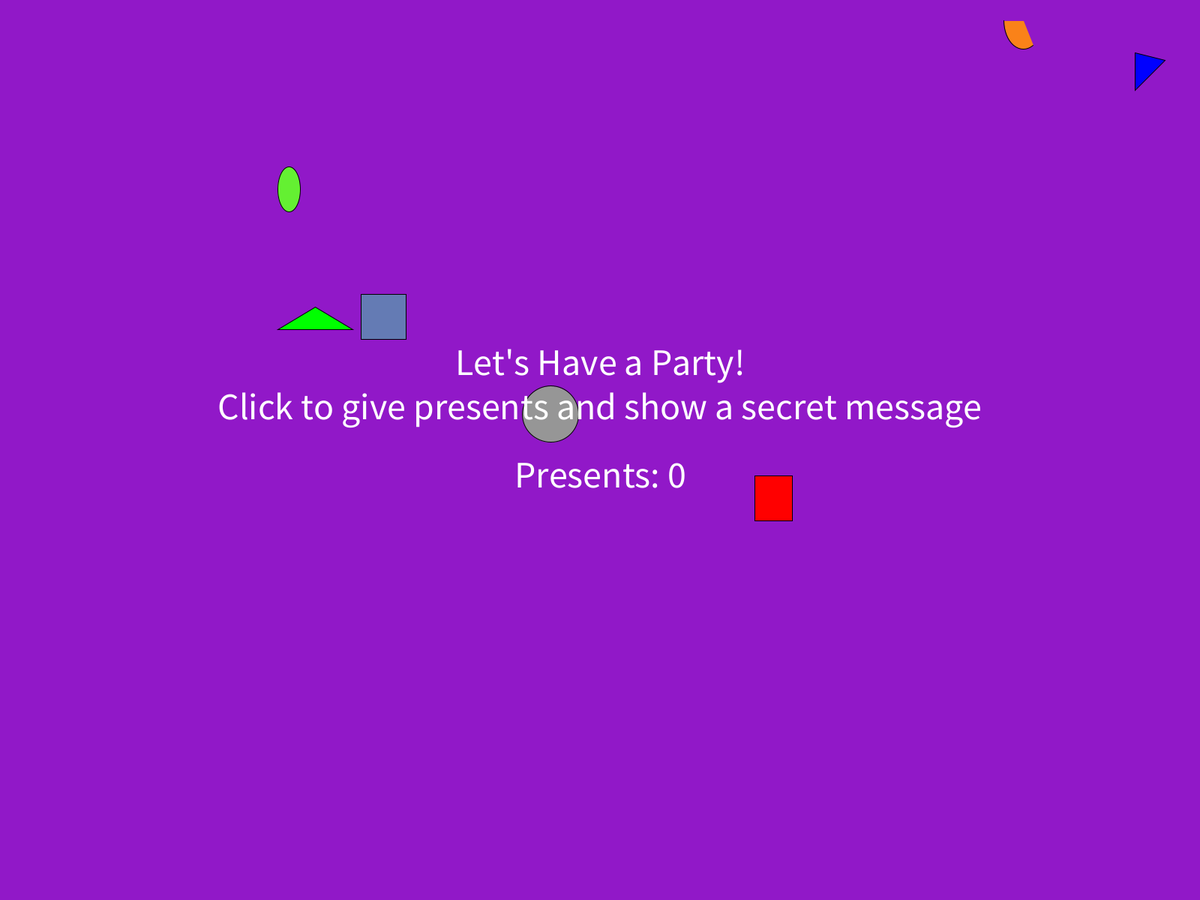
Frame 1 (no input)
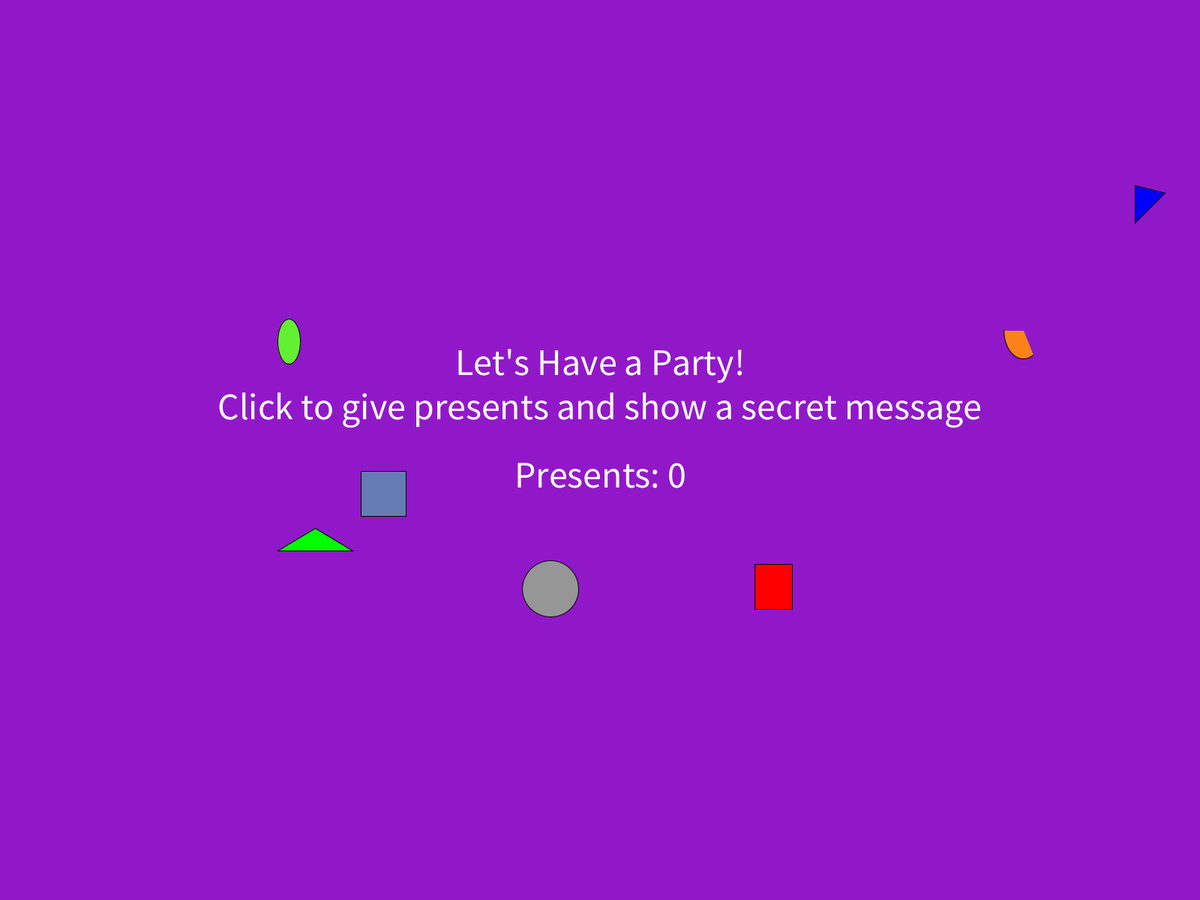
Frame 60 (the mouse pressed at the canvas centre just before this capture)
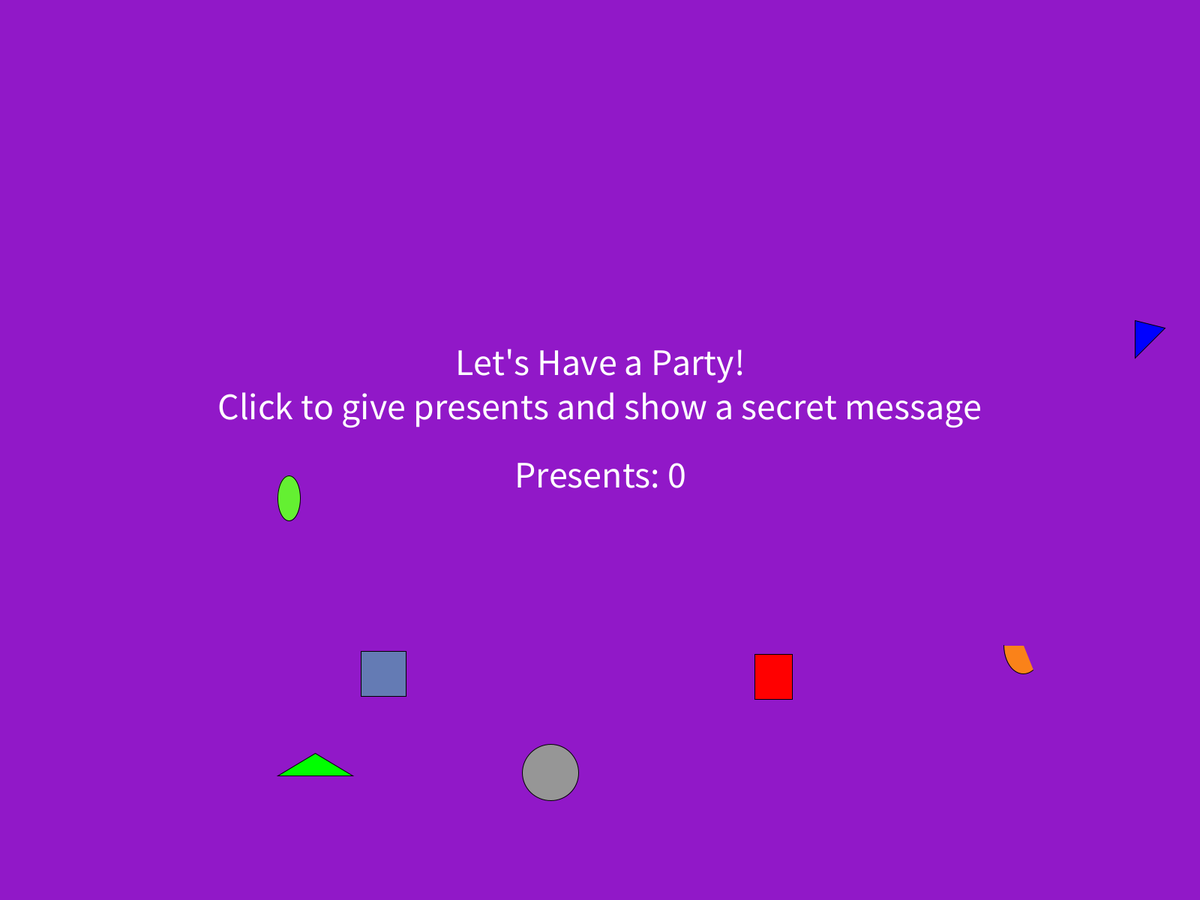
Frame 120 (the mouse held since frame 60 and released just before this capture)

The Processing sketch that drew these frames (run headless with seeded random() and noise(); from frame 60 on, the mouse is pressed at the canvas centre):

// Processing sketch: Party_Time_Examples_Solution
// ── Party_Time_Examples_Solution.pde
//Variables for storing x locations of confetti
float confetti1X;
float confetti2X;
float confetti3X;
float confetti4X;
float confetti5X;
float confetti6X;
float confetti7X;
float confetti1Y;
float confetti2Y;
float confetti3Y;
float confetti4Y;
float confetti5Y;
float confetti6Y;
float confetti7Y;
int presentCounter = 0;
//Variable that stores how visible the secret message text is
float opacity = 0;
//Variable that stores the instructions for the user
String instructions = "Let's Have a Party!\nClick to give presents and show a secret message";
String presentsText = "Presents: ";
String secretText = "This is a blasty-blast!";
void setup()
{
fullScreen();
confetti1X = random(10, width-10);
confetti2X = random(10, width-10);
confetti3X = random(10, width-10);
confetti4X = random(10, width-10);
confetti5X = random(10, width-10);
confetti6X = random(10, width-10);
confetti7X = random(10, width-10);
//Give random starting values to the y locations for the confetti pieces
confetti1Y = random(10, height);
confetti2Y = random(10, height);
confetti3Y = random(10, height);
confetti4Y = random(10, height);
confetti5Y = random(10, height);
confetti6Y = random(10, height);
confetti7Y = random(10, height);
//Make shapes and text be drawn with their center being the point given
rectMode(CENTER);
ellipseMode(CENTER);
textAlign(CENTER);
}
void draw()
{
//Set the background to a purple colour
background(145, 24, 200);
fill(255, 0, 0);
rect(confetti1X, confetti1Y, 50, 60);
//Draw confetti 2
fill(0, 255, 0);
triangle(confetti2X, confetti2Y, confetti2X - 50, confetti2Y + 30, confetti2X + 50, confetti2Y + 30);
//Draw confetti 3
fill(0, 0, 255);
triangle(confetti3X, confetti3Y, confetti3X, confetti3Y - 50, confetti3X + 40, confetti3Y - 40);
fill(100, 240, 50);
ellipse(confetti4X, confetti4Y, 30, 60);
fill(250, 130, 25);
arc(confetti5X, confetti5Y, 52, 75, PI/3, PI);
fill(100, 123, 180);
rect(confetti6X, confetti6Y, 60, 60);
fill(150, 150, 150);
ellipse(confetti7X, confetti7Y, 75, 75);
//Set up style for text
fill(255);
textSize(50);
text(instructions, width/2, height/2 - 100);
//Display present counter
text(presentsText + presentCounter, width/2, height/2 + 50);
//Set the fill for the secret text to be transparent until the opacity variable increases with mouse clicks
fill(255, opacity);
text(secretText, width/2, height/2 + 125);
confetti1Y += 2;
confetti2Y += 5;
confetti3Y += 3;
confetti4Y += random(1, 6);
confetti5Y += 7;
confetti6Y += 4;
confetti7Y += random(3, 5);
//If confetti 1's y location is more than the height of the window...
if(confetti1Y >= height)
{
//Reset the y location of confetti 1 to be at the top of the window
confetti1Y = 0;
}
if(confetti2Y >= height)
{
confetti2Y = 0;
}
if(confetti3Y >= height)
{
confetti3Y = 0;
}
if(confetti4Y >= height)
{
confetti4Y = 0;
}
if(confetti5Y >= height)
{
confetti5Y = 0;
}
if(confetti6Y >= height)
{
confetti6Y = 0;
}
if(confetti7Y >= height)
{
confetti7Y = 0;
}
}
void mouseClicked()
{
presentCounter++;
//Increase the opacity of the secret message text every time the mouse gets clicked
opacity += 10;
}
